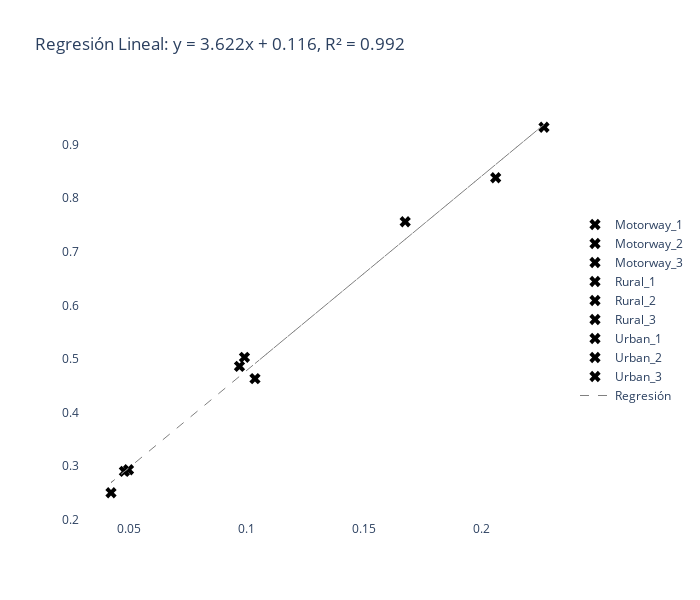

Notebook code for this chart:
### Code cell
import plotly.graph_objects as go
import numpy as np
from sklearn.linear_model import LinearRegression
from sklearn.metrics import r2_score

# Supongamos que tienes tu DataFrame Def_all_T con las columnas 'indiceXXX', 'ABS_Acel/distance' y 'ciclo'

# # Definir un diccionario que asigna formas a cada categoría
# shapes = {'Urban_1': 'circle', 'Urban_2': 'square', 'Rural_1': 'cross',
#           'Rural_2': 'x', 'Auto_1': 'triangle-down','Auto_2': 'triangle-up'}

# colors = {'Urban_1': 'gray', 'Urban_2': 'black', 'Rural_1': 'gray',
#           'Rural_2': 'black', 'Auto_1': 'gray','Auto_2': 'black'}

# Crear el gráfico de dispersión con diferentes formas y colores para cada categoría
fig = go.Figure()

# Iterar sobre cada categoría en tu lista predefinida de categorías
for categoria in df_final_T['ciclo'].unique():
    # Filtrar el DataFrame por la categoría actual
    df_categoria = df_final_T[df_final_T['ciclo'] == categoria]
    
#     # Agregar una traza para la categoría actual con la forma y color correspondientes
#     fig.add_trace(go.Scatter(
#         x=df_categoria['indiceX'],
#         y=df_categoria['ABS_Acel/distance'],
#         mode='markers',
#         name=categoria,
#         marker=dict(symbol=shapes[categoria], size=10, color=colors[categoria])
#     ))

    # Agregar una traza para la categoría actual con la forma y color correspondientes
    fig.add_trace(go.Scatter(
        x=df_categoria['RPA'],
        y=df_categoria['i'],
        mode='markers',
        name=categoria,
        marker=dict(symbol="x", size=10, color="black")
    ))
    
# Realizar la regresión lineal solo si hay más de dos muestras
if len(df_final_T) >= 2:
    X = df_final_T['RPA'].values.reshape(-1, 1)
    y = df_final_T['i'].values
    model = LinearRegression()
    model.fit(X, y)
    y_pred = model.predict(X)
    
    # Calcular el coeficiente de determinación (R2)
    r2 = r2_score(y, y_pred)
    
    # Agregar la línea de tendencia al gráfico
    fig.add_trace(go.Scatter(
        x=df_final_T['RPA'],
        y=y_pred,
        mode='lines',
        name=f'Regresión',
        line=dict(color='gray', dash='dash', width=1)
    ))

    # Agregar la ecuación de la línea de tendencia y el coeficiente de determinación al título del gráfico
    fig.update_layout(
        title_text=f'Regresión Lineal: y = {model.coef_[0]:.3f}x + {model.intercept_:.3f}, R² = {r2:.3f}',
        legend=dict(orientation="v", x=1, y=0.5),
        height=600,
        width=700,
        plot_bgcolor="white"
    )

# Mostrar el gráfico
fig.show()

### Figure 1 — Plotly figure (JSON) as saved in the notebook; plotly's stock layout.template omitted (floating-point values rounded to 4 significant figures)
{"data": [{"marker": {"color": "black", "size": 10, "symbol": "x"}, "mode": "markers", "name": "Motorway_1", "type": "scatter", "x": [0.04966], "y": [0.2933]}, {"marker": {"color": "black", "size": 10, "symbol": "x"}, "mode": "markers", "name": "Motorway_2", "type": "scatter", "x": [0.0479], "y": [0.2902]}, {"marker": {"color": "black", "size": 10, "symbol": "x"}, "mode": "markers", "name": "Motorway_3", "type": "scatter", "x": [0.1676], "y": [0.7563]}, {"marker": {"color": "black", "size": 10, "symbol": "x"}, "mode": "markers", "name": "Rural_1", "type": "scatter", "x": [0.09695], "y": [0.4864]}, {"marker": {"color": "black", "size": 10, "symbol": "x"}, "mode": "markers", "name": "Rural_2", "type": "scatter", "x": [0.09907], "y": [0.5032]}, {"marker": {"color": "black", "size": 10, "symbol": "x"}, "mode": "markers", "name": "Rural_3", "type": "scatter", "x": [0.0422], "y": [0.2504]}, {"marker": {"color": "black", "size": 10, "symbol": "x"}, "mode": "markers", "name": "Urban_1", "type": "scatter", "x": [0.2061], "y": [0.8384]}, {"marker": {"color": "black", "size": 10, "symbol": "x"}, "mode": "markers", "name": "Urban_2", "type": "scatter", "x": [0.2267], "y": [0.9326]}, {"marker": {"color": "black", "size": 10, "symbol": "x"}, "mode": "markers", "name": "Urban_3", "type": "scatter", "x": [0.1036], "y": [0.4633]}, {"line": {"color": "gray", "dash": "dash", "width": 1}, "mode": "lines", "name": "Regresión", "type": "scatter", "x": [0.04966, 0.0479, 0.1676, 0.09695, 0.09907, 0.0422, 0.2061, 0.2267, 0.1036], "y": [0.2963, 0.2899, 0.7234, 0.4676, 0.4753, 0.2693, 0.8631, 0.9377, 0.4915]}], "layout": {"height": 600, "legend": {"orientation": "v", "x": 1, "y": 0.5}, "plot_bgcolor": "white", "title": {"text": "Regresión Lineal: y = 3.622x + 0.116, R² = 0.992"}, "width": 700}}
